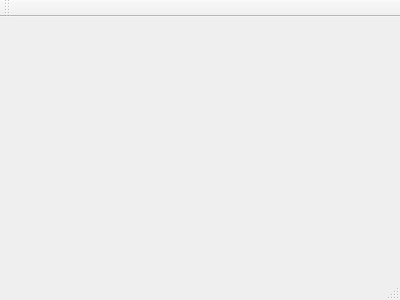
<?xml version="1.0" encoding="UTF-8"?>
<ui version="4.0">
 <class>MainWindow</class>
 <widget class="QMainWindow" name="MainWindow">
  <property name="geometry">
   <rect>
    <x>0</x>
    <y>0</y>
    <width>400</width>
    <height>300</height>
   </rect>
  </property>
  <property name="windowTitle">
   <string>MainWindow</string>
  </property>
  <widget class="QWidget" name="centralWidget"/>
  <widget class="QMenuBar" name="menuBar">
   <property name="geometry">
    <rect>
     <x>0</x>
     <y>0</y>
     <width>400</width>
     <height>23</height>
    </rect>
   </property>
  </widget>
  <widget class="QToolBar" name="mainToolBar">
   <attribute name="toolBarArea">
    <enum>TopToolBarArea</enum>
   </attribute>
   <attribute name="toolBarBreak">
    <bool>false</bool>
   </attribute>
  </widget>
  <widget class="QStatusBar" name="statusBar"/>
  <action name="actionAsdfa">
   <property name="text">
    <string>asdfa</string>
   </property>
  </action>
  <action name="action123">
   <property name="text">
    <string>123</string>
   </property>
  </action>
  <action name="action">
   <property name="text">
    <string>阿斯蒂芬</string>
   </property>
  </action>
 </widget>
 <layoutdefault spacing="6" margin="11"/>
 <resources/>
 <connections/>
</ui>
